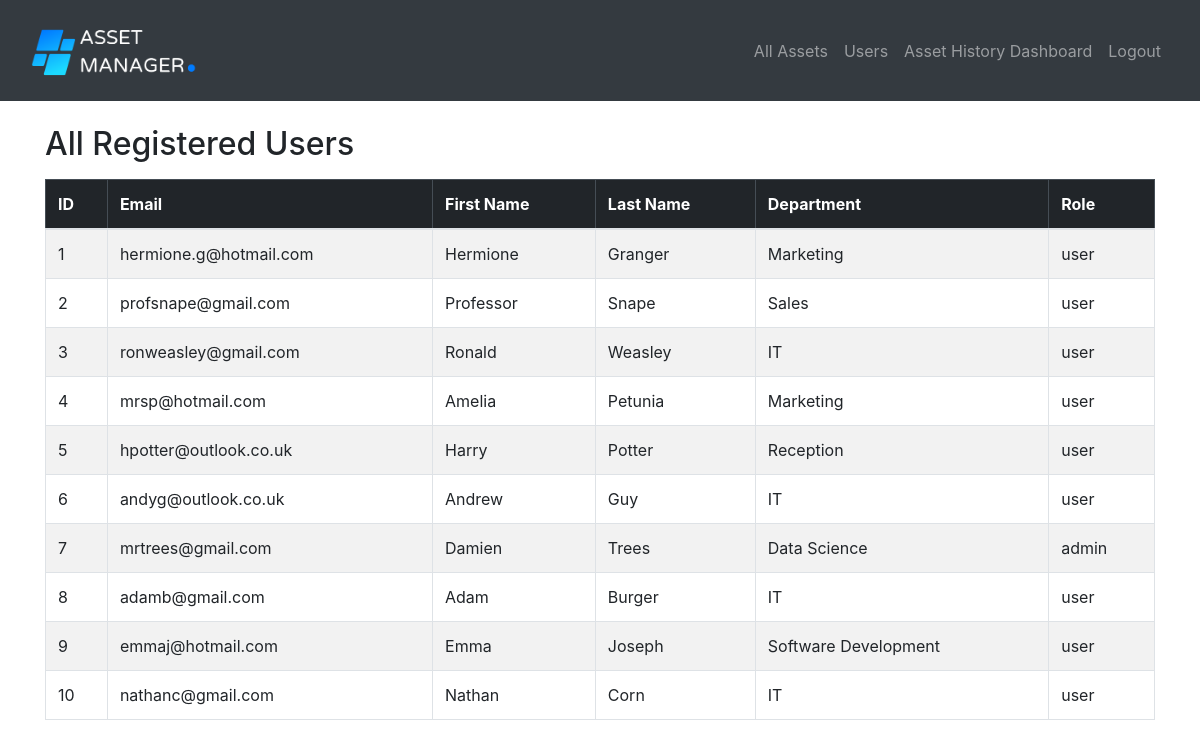
Before: /users (signed in) with the older database file.
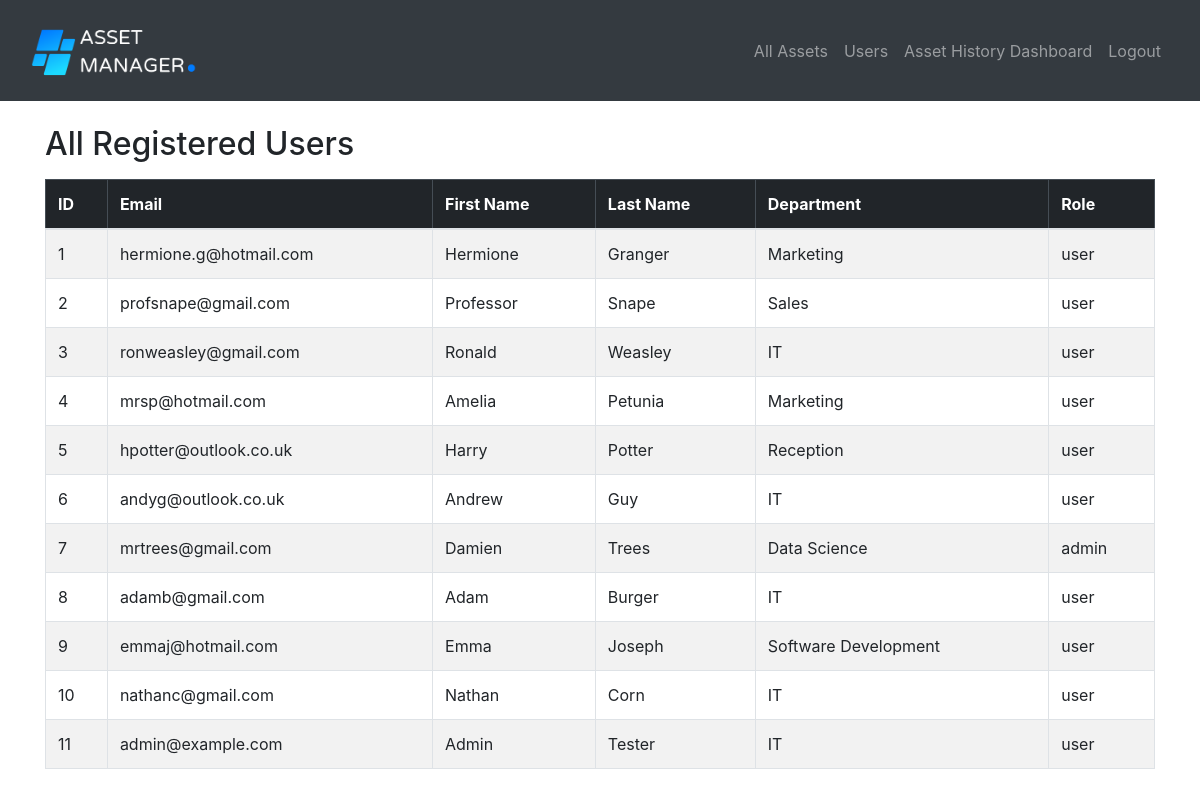
After: the same page with the newer database file.
### website/models.py (models this page shows)
class User(db.Model, UserMixin):
    id = db.Column(db.Integer, primary_key=True)
    first_name = db.Column(db.String(150))
    last_name = db.Column(db.String(150))
    email = db.Column(db.String(150), unique=True)
    password = db.Column(db.String(150))
    department = db.Column(db.String(150))
    role = db.Column(db.String(10), nullable=False, default='user')
    created_assets = db.relationship('Asset', foreign_keys='Asset.created_by', backref='creator_user')
    assigned_assets = db.relationship('Asset', foreign_keys='Asset.assigned_to', backref='assignee_user')

### website/views.py (the view)
@views.route('/users')
@login_required
def users():
    from .models import User
    all_users = User.query.all()
    return render_template('users.html', users=all_users)

### website/__init__.py (called while the page is built)
def create_app():
    app = Flask(__name__)
    app.config['SECRET_KEY'] = os.getenv("SECRET_KEY", "dev-secret")
    if 'SQLALCHEMY_DATABASE_URI' not in app.config:
        DB_NAME = os.path.join(os.path.dirname(__file__), 'database.db')
        app.config['SQLALCHEMY_DATABASE_URI'] = f'sqlite:///{DB_NAME}'
    db.init_app(app)
    from .views import views
    from .auth import auth
    app.register_blueprint(views, url_prefix='/')
    app.register_blueprint(auth, url_prefix='/')
    from .models import User
    create_database(app)
    login_manager = LoginManager()
    login_manager.login_view = 'auth.login'
    login_manager.init_app(app)
    @login_manager.user_loader
    def load_user(id):
        return User.query.get(int(id))
    return app

### website/templates/users.html (shortened to what this page needs)
{% extends "base.html" %}
{% block content %}
<h2 class="mt-4 mb-3">All Registered Users</h2>
<table class="table table-bordered table-striped">
  <thead class="table-dark">
    <tr>
      <th>ID</th>
      <th>Email</th>
      <th>First Name</th>
      <th>Last Name</th>
      <th>Department</th>
      <th>Role</th>
    </tr>
  </thead>
  <tbody>
    {% for user in users %}
    <tr>
      <td>{{ user.id }}</td>
      <td>{{ user.email }}</td>
      <td>{{ user.first_name }}</td>
      <td>{{ user.last_name }}</td>
      <td>{{ user.department }}</td>
      <td>{{ user.role }}</td>
    </tr>
    {% endfor %}
  </tbody>
</table>
{% endblock %}

Changed rows visible on the page:
added User: id "11", email "admin@example.com", first_name "Admin", last_name "Tester", department "IT", role "user"
